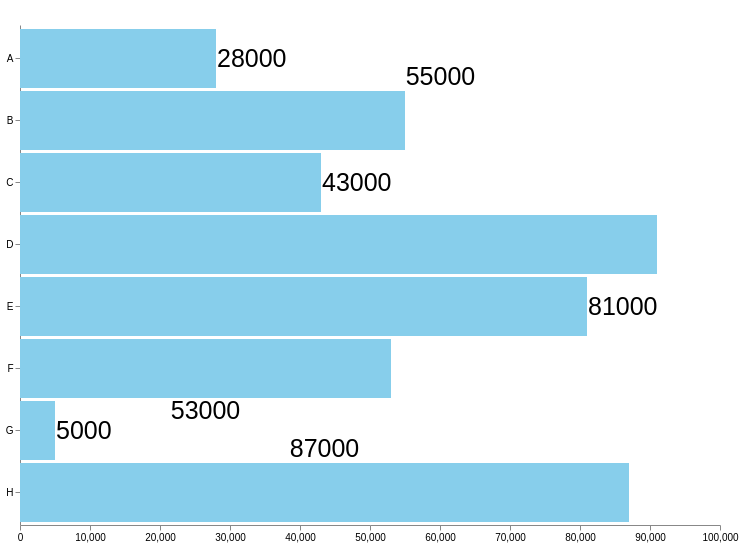

Source (Vega-Lite JSON):
### Vega specification from a JSON file in a GitHub repository (floating-point values rounded to 4 significant figures)
{"$schema": "https://vega.github.io/schema/vega/v4.json", "width": 700, "height": 500, "padding": 5, "data": [{"name": "table", "values": [{"category": "A", "amount": 28000}, {"category": "B", "amount": 55000}, {"category": "C", "amount": 43000}, {"category": "D", "amount": 91000}, {"category": "E", "amount": 81000}, {"category": "F", "amount": 53000}, {"category": "G", "amount": 5000}, {"category": "H", "amount": 87000}]}], "scales": [{"name": "yscale", "type": "band", "domain": {"data": "table", "field": "category"}, "range": "height", "padding": 0.05, "round": true}, {"name": "xscale", "domain": {"data": "table", "field": "amount"}, "nice": true, "range": "width"}], "axes": [{"orient": "left", "scale": "yscale"}, {"orient": "bottom", "scale": "xscale"}], "marks": [{"type": "rect", "name": "bar", "from": {"data": "table"}, "encode": {"enter": {"y": {"scale": "yscale", "field": "category"}, "height": {"scale": "yscale", "band": 1}, "x": {"scale": "xscale", "field": "amount"}, "x2": {"scale": "xscale", "value": 0}}, "update": {"fill": {"value": "skyblue"}}}}, {"type": "text", "from": {"data": "bar"}, "encode": {"enter": {"fontSize": {"value": 25}, "text": {"field": "datum.amount"}}}, "transform": [{"type": "label", "size": [700, 500], "offsets": [15], "anchors": ["inner-right", "right"]}]}]}
